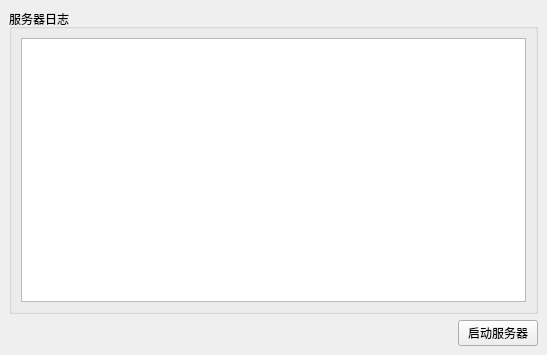
<?xml version="1.0" encoding="UTF-8"?>
<ui version="4.0">
 <class>MainWindow</class>
 <widget class="QMainWindow" name="MainWindow">
  <property name="geometry">
   <rect>
    <x>0</x>
    <y>0</y>
    <width>547</width>
    <height>355</height>
   </rect>
  </property>
  <property name="windowTitle">
   <string>服务器</string>
  </property>
  <widget class="QWidget" name="centralwidget">
   <layout class="QGridLayout" name="gridLayout">
    <item row="0" column="0">
     <widget class="QGroupBox" name="groupBox">
      <property name="title">
       <string>服务器日志</string>
      </property>
      <layout class="QVBoxLayout" name="verticalLayout">
       <item>
        <widget class="QPlainTextEdit" name="logEdit"/>
       </item>
      </layout>
     </widget>
    </item>
    <item row="1" column="0">
     <layout class="QHBoxLayout" name="horizontalLayout">
      <item>
       <spacer name="horizontalSpacer">
        <property name="orientation">
         <enum>Qt::Orientation::Horizontal</enum>
        </property>
        <property name="sizeHint" stdset="0">
         <size>
          <width>40</width>
          <height>20</height>
         </size>
        </property>
       </spacer>
      </item>
      <item>
       <widget class="QPushButton" name="startStopBt">
        <property name="text">
         <string>启动服务器</string>
        </property>
       </widget>
      </item>
     </layout>
    </item>
   </layout>
  </widget>
 </widget>
 <resources/>
 <connections/>
</ui>
